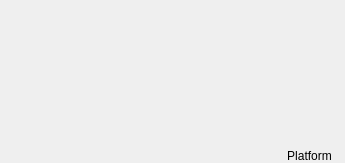
<?xml version="1.0" encoding="UTF-8"?>
<ui version="4.0">
 <class>SPTComplexHeaderIcon</class>
 <widget class="QLabel" name="SPTComplexHeaderIcon">
  <property name="geometry">
   <rect>
    <x>0</x>
    <y>0</y>
    <width>345</width>
    <height>163</height>
   </rect>
  </property>
  <property name="windowTitle">
   <string>Frame</string>
  </property>
  <property name="scaledContents">
   <bool>true</bool>
  </property>
  <layout class="QVBoxLayout" name="verticalLayout">
   <property name="spacing">
    <number>0</number>
   </property>
   <property name="leftMargin">
    <number>0</number>
   </property>
   <property name="topMargin">
    <number>0</number>
   </property>
   <property name="rightMargin">
    <number>13</number>
   </property>
   <property name="bottomMargin">
    <number>0</number>
   </property>
   <item alignment="Qt::AlignRight|Qt::AlignBottom">
    <widget class="QLabel" name="PlatformLabel">
     <property name="acceptDrops">
      <bool>true</bool>
     </property>
     <property name="text">
      <string>Platform</string>
     </property>
     <property name="scaledContents">
      <bool>true</bool>
     </property>
     <property name="alignment">
      <set>Qt::AlignCenter</set>
     </property>
     <property name="wordWrap">
      <bool>true</bool>
     </property>
    </widget>
   </item>
  </layout>
 </widget>
 <resources/>
 <connections/>
</ui>
